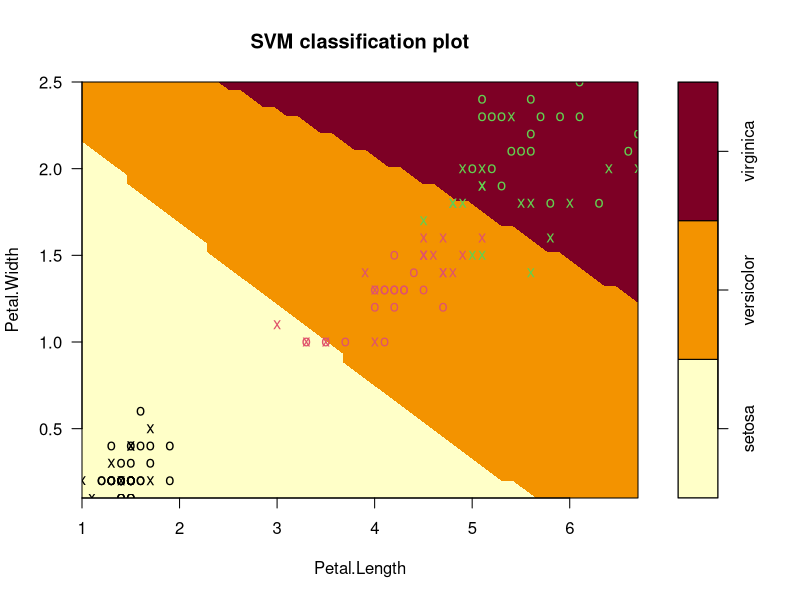
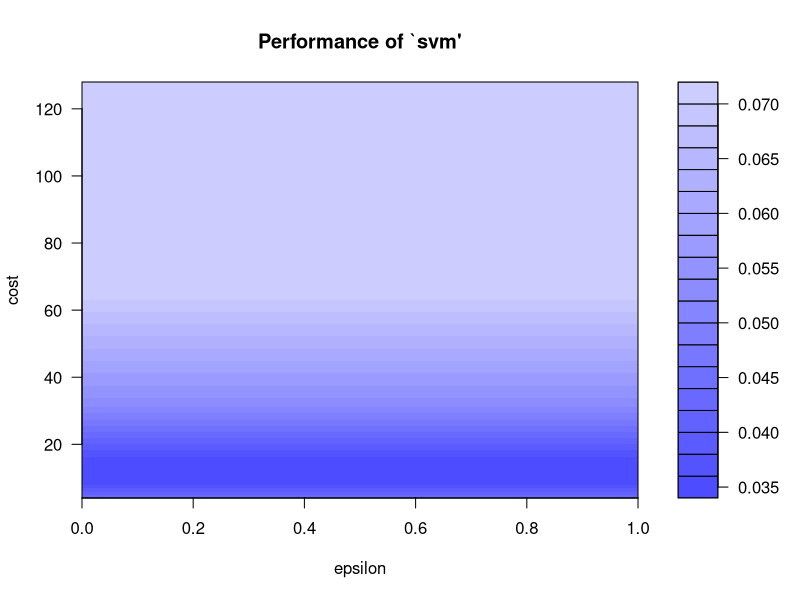
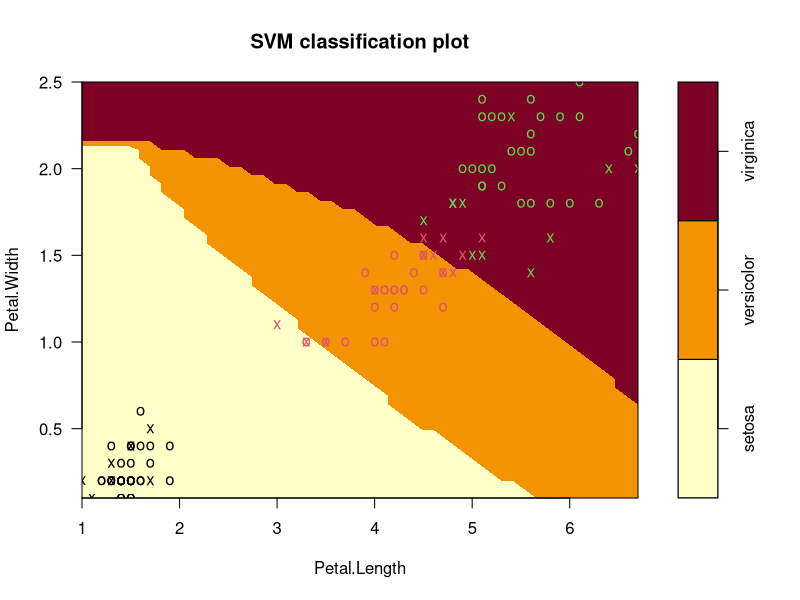

R code for these plots, in order:
## ---- chunk 1
knitr::opts_chunk$set(echo = TRUE)
library(e1071)
library(ggplot2)
## ---- chunk 2
data(iris)
attach(iris)
## ---- chunk 3
## split ramdomly into training and test sets
iris[,"train"] <- ifelse(runif(nrow(iris)) < 0.8, 1, 0)
## separate training and test sets by using the flag culumn "train"
trainset <- iris[iris$train == 1,]
testset <- iris[iris$train == 0,]
## remove training flag column
trainset <- subset(trainset, select = -c(train))
testset <- subset(testset, select = -c(train))
## ---- chunk 4
## build model – linear kernel and C-classification (soft margin) with default cost (C = 1)
## predict Species, using all data points (signified by the dot)
## if kernel is set to radial, it uses radial basis function (RBF)
svm_model <- svm(Species ~ ., data = trainset, kernel ="radial")
summary(svm_model)
## ---- chunk 5
plot(svm_model, data = trainset, Petal.Width ~ Petal.Length, slice = list(Sepal.Width = 3, Sepal.Length = 4))
## ---- chunk 6
pred_train <- predict(svm_model, trainset)
## test set predictions
pred_test <- predict(svm_model, testset)
## ---- chunk 7
accu_tab <- table(Predicted = pred_test, Real = testset$Species)
accu_tab
## misclassification rate
1 - sum(diag(accu_tab)) / sum(accu_tab)
## classification accuracy
sum(diag(accu_tab)) / sum(accu_tab)
## ---- chunk 8
set.seed(42)
## don't run more combinations than your machine can handle (with large data sets)
tune_model <- tune(svm, Species~.,
                   data = trainset, 
                   ranges = list(epsilon = seq(0,1,0.1), cost = 2^(2:7))
                   )
## darker regions mean better results
plot(tune_model)
summary(tune_model)
## ---- chunk 9
## grab the optimized model
opti_model <- tune_model$best.model
summary(opti_model)
plot(opti_model, data = trainset, Petal.Width ~ Petal.Length, slice = list(Sepal.Width = 3, Sepal.Length = 4))
## ---- chunk 10
pred_train <- predict(opti_model, trainset)
accu_tab <- table(Predicted = pred_train, Real = trainset$Species)
accu_tab
## misclassification rate
1 - sum(diag(accu_tab)) / sum(accu_tab)
## classification accuracy
sum(diag(accu_tab)) / sum(accu_tab)
## ---- chunk 11
pred_test <- predict(opti_model, testset)
accu_tab <- table(Predicted = pred_test, Real = testset$Species)
accu_tab
## misclassification rate
1 - sum(diag(accu_tab)) / sum(accu_tab)
## classification accuracy
sum(diag(accu_tab)) / sum(accu_tab)
